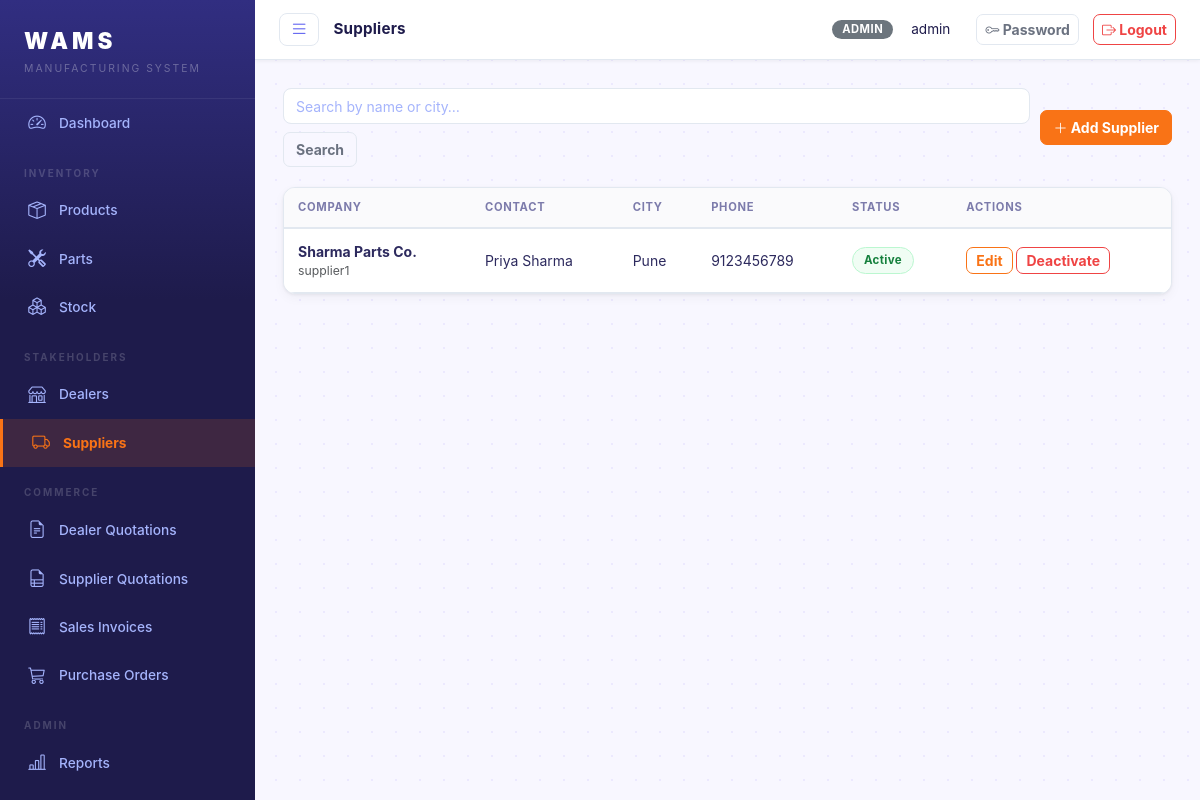
/suppliers/ (signed in), run on an earlier commit of the app's database.
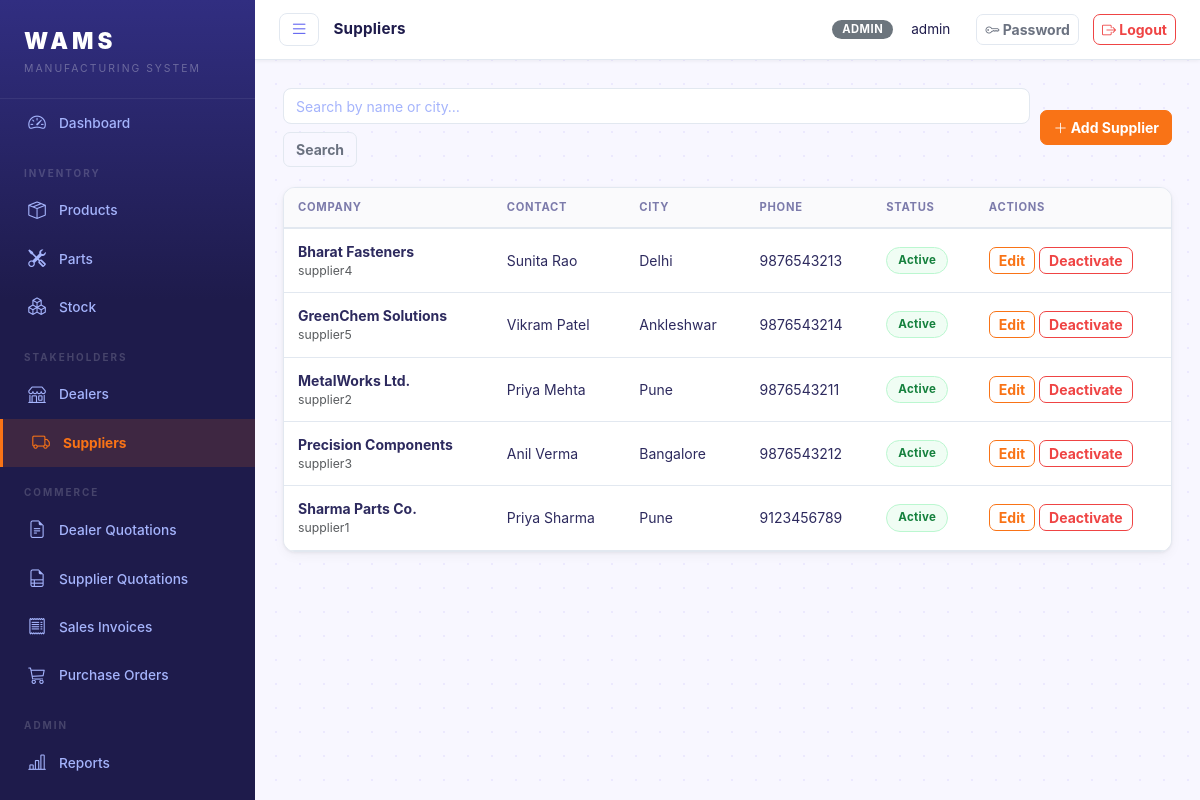
And on a later commit of the database.
### core/models.py (models this page shows, shortened)
class Supplier(models.Model):
    user = models.OneToOneField(User, on_delete=models.CASCADE, related_name='supplier_profile')
    company_name = models.CharField(max_length=200)
    contact_person = models.CharField(max_length=100)
    email = models.EmailField()
    phone = models.CharField(max_length=20)
    address = models.TextField()
    city = models.CharField(max_length=100)
    is_active = models.BooleanField(default=True)
    created_at = models.DateTimeField(auto_now_add=True)
    class Meta:
        ordering = ['company_name']

class User(AbstractUser):
    ROLE_CHOICES = [
        ('admin', 'Admin'),
        ('dealer', 'Dealer'),
        ('supplier', 'Supplier'),
    ]
    role = models.CharField(max_length=20, choices=ROLE_CHOICES, default='dealer')
    phone = models.CharField(max_length=20, blank=True)

### core/views.py (the view)
# urls.py: path('suppliers/', views.supplier_list, name='supplier_list'),
@login_required
@admin_required
def supplier_list(request):
    qs = Supplier.objects.select_related('user').all()
    q = request.GET.get('q', '').strip()
    if q:
        qs = qs.filter(Q(company_name__icontains=q) | Q(city__icontains=q))
    page = paginate(request, qs)
    return render(request, 'core/suppliers/list.html', {'page_obj': page, 'q': q})

### core/views.py (called while the page is built)
def paginate(request, qs, per_page=20):
    paginator = Paginator(qs, per_page)
    page = request.GET.get('page', 1)
    return paginator.get_page(page)

### templates/core/suppliers/list.html (shortened to what this page needs)
{% extends 'base.html' %}
{% block page_title %}Suppliers{% endblock %}
{% block content %}
<div class="page-toolbar">
  <form class="search-form" method="get">
    <input type="text" name="q" value="{{ q }}" class="form-control" placeholder="Search by name or city…">
    <button class="btn btn-outline-secondary">Search</button>
  </form>
  <a href="{% url 'supplier_create' %}" class="btn btn-primary"><i class="bi bi-plus-lg"></i> Add Supplier</a>
</div>
<div class="card">
  <div class="card-body p-0">
    <table class="table table-hover mb-0">
      <thead>
        <tr><th>Company</th><th>Contact</th><th>City</th><th>Phone</th><th>Status</th><th>Actions</th></tr>
      </thead>
      <tbody>
      {% for s in page_obj %}
      <tr>
        <td>
          <strong>{{ s.company_name }}</strong>
          <div class="text-muted small">{{ s.user.username }}</div>
        </td>
        <td>{{ s.contact_person }}</td>
        <td>{{ s.city }}</td>
        <td>{{ s.phone }}</td>
        <td>
          {% if s.is_active %}
          <span class="badge-status badge-accepted">Active</span>
          {% else %}
          <span class="badge-status badge-draft">Inactive</span>
          {% endif %}
        </td>
        <td>
          <a href="{% url 'supplier_update' s.pk %}" class="btn btn-xs btn-outline-primary">Edit</a>
          <a href="{% url 'supplier_delete' s.pk %}" class="btn btn-xs btn-outline-danger">Deactivate</a>
        </td>
      </tr>
      {% empty %}
      <tr><td colspan="6" class="text-center text-muted py-4">No suppliers found.</td></tr>
      {% endfor %}
      </tbody>
    </table>
  </div>
</div>
{% endblock %}

What changed in the data, as far as the page shows it:
added Supplier: company_name "Bharat Fasteners", user.username "supplier4", contact_person "Sunita Rao", city "Delhi", phone "9876543213", is_active "Active"
added Supplier: company_name "GreenChem Solutions", user.username "supplier5", contact_person "Vikram Patel", city "Ankleshwar", phone "9876543214", is_active "Active"
added Supplier: company_name "MetalWorks Ltd.", user.username "supplier2", contact_person "Priya Mehta", city "Pune", phone "9876543211", is_active "Active"
added Supplier: company_name "Precision Components", user.username "supplier3", contact_person "Anil Verma", city "Bangalore", phone "9876543212", is_active "Active"
